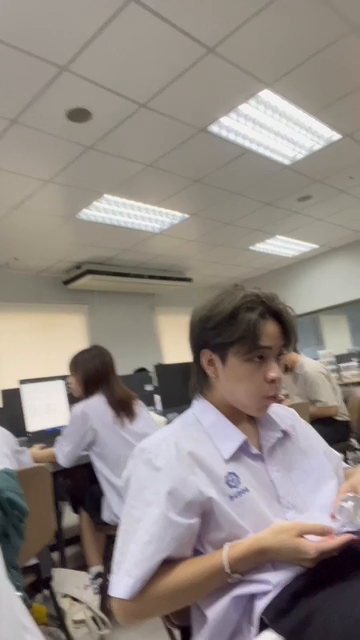
#> input picture frame 33 of M5 term1 OpenCV/beforeMidterm(CV)/vdo_tesst.mov, 360 x 640 px
$ python work2.py
#> lines starting #> are read from the running program, lines starting #| are printed output that depends on the picture
import cv2

vid = cv2.VideoCapture("vdo_tesst.mov")

while True:
    _, frame = vid.read()
#> frame is the input picture: shape (640, 360, 3); mean B, G, R 129.5, 135.1, 143.5
    if _ == True:

        hight, width, _ = frame.shape
#> hight = 640; width = 360
        print(hight, '-', width)
#| 640 - 360
        frameKiri = frame[0:hight, 0:int(width/2)]
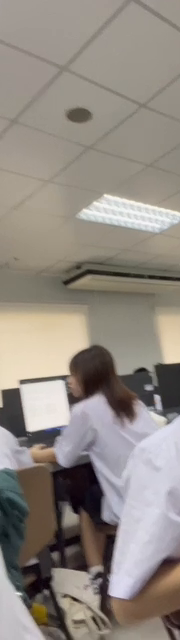
#> frameKiri: shape (640, 180, 3); mean B, G, R 129.9, 137.3, 144.8
        frameKanan = frame[0:hight, int(width/2):width]
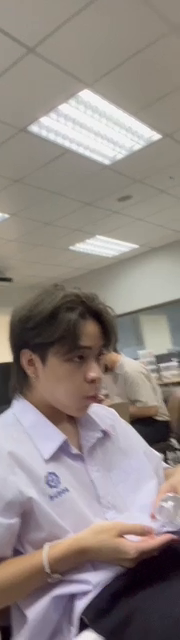
#> frameKanan: shape (640, 180, 3); mean B, G, R 129.2, 133, 142.1

        cv2.imshow('Video', frame)
        cv2.imshow('Video Kiri', frameKiri)
        cv2.imshow('Video Kanan', frameKanan)

        key = cv2.waitKey(1)
#> (key q is pressed here)
        if key == ord('q'):
            cv2.destroyAllWindows()
            break
    else:
        break

$ run again, starting later in the video
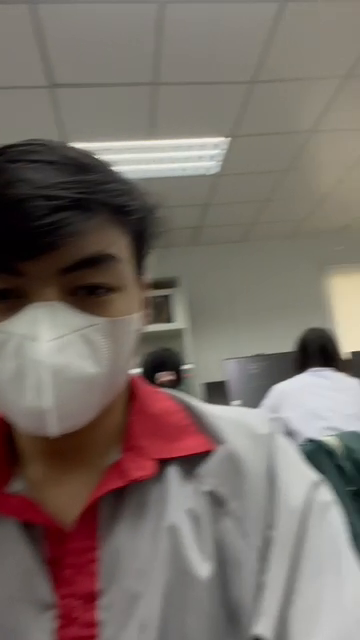
#> input picture frame 149 of M5 term1 OpenCV/beforeMidterm(CV)/vdo_tesst.mov, 360 x 640 px
#> frame is the input picture: shape (640, 360, 3); mean B, G, R 104.2, 110.6, 120.8
#| 640 - 360
#> `frameKiri = frame[0:hight, 0:int(width/2)]`:
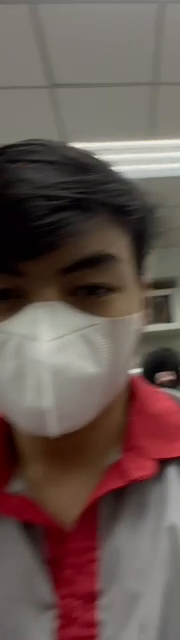
#> frameKiri: shape (640, 180, 3); mean B, G, R 81.5, 86.6, 104.3
#> `frameKanan = frame[0:hight, int(width/2):width]`:
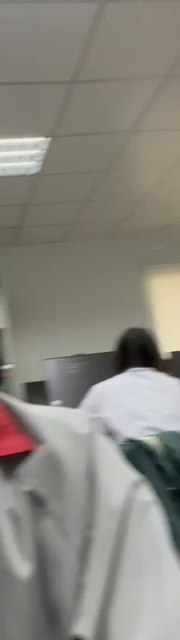
#> frameKanan: shape (640, 180, 3); mean B, G, R 126.9, 134.7, 137.4

$ run again, starting later in the video
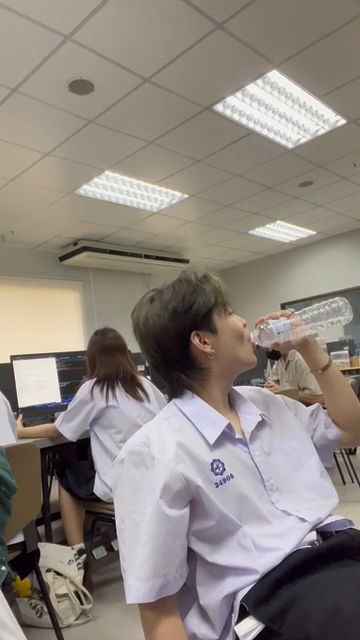
#> input picture frame 266 of M5 term1 OpenCV/beforeMidterm(CV)/vdo_tesst.mov, 360 x 640 px
#> frame is the input picture: shape (640, 360, 3); mean B, G, R 125.7, 132.7, 141
#| 640 - 360
#> `frameKiri = frame[0:hight, 0:int(width/2)]`:
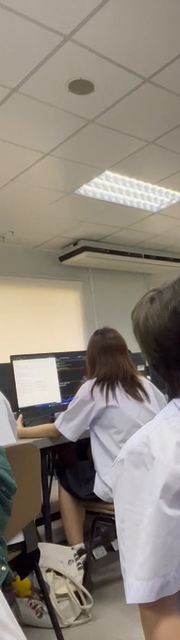
#> frameKiri: shape (640, 180, 3); mean B, G, R 123.5, 133.6, 142.5
#> `frameKanan = frame[0:hight, int(width/2):width]`:
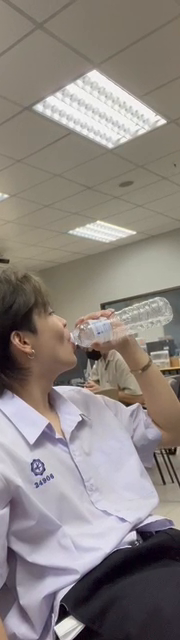
#> frameKanan: shape (640, 180, 3); mean B, G, R 127.8, 131.8, 139.4
